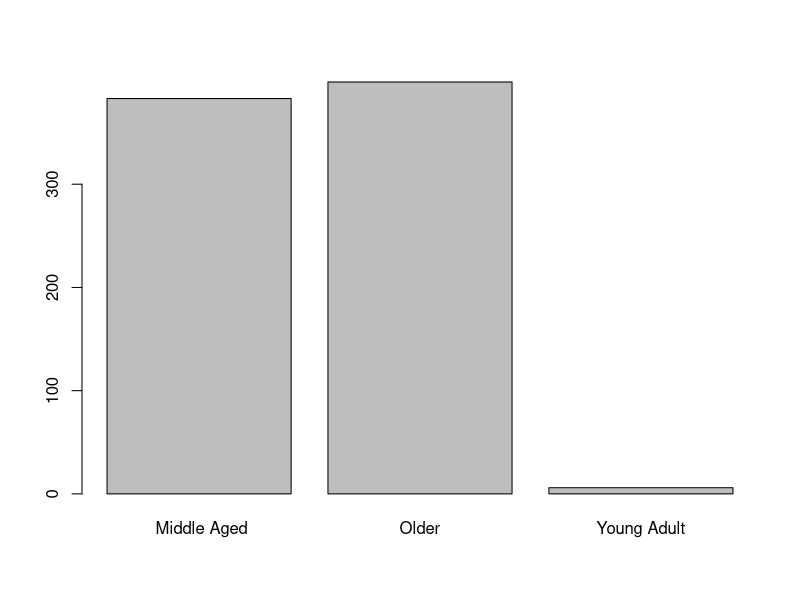
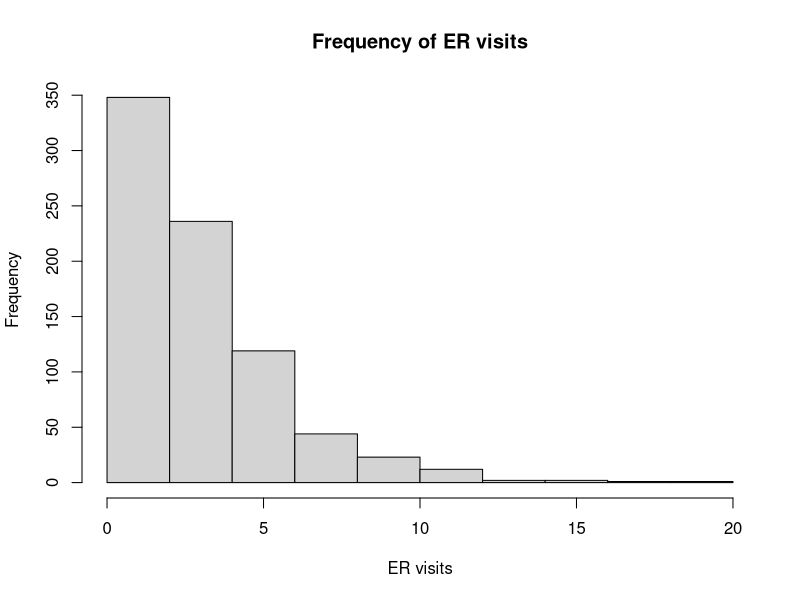
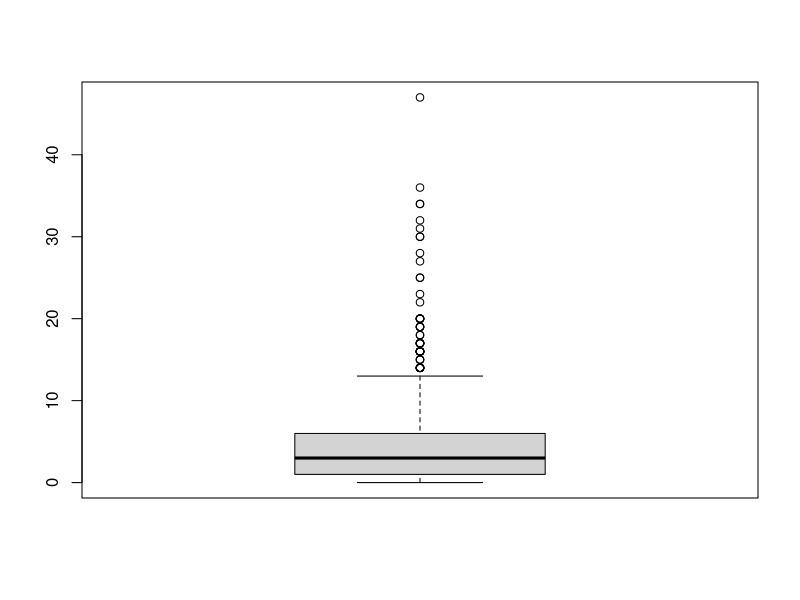

R code for these plots, in order:
#
#
#Arturo E Tapia 668309766 atapia25
#Project1
# 9.24.20
#stats 382


#part1 preparation
#1-3
setwd("D:/Arturo/Documents/Ischemic_Heart_Desease_Project")
Ischemic_Heart_Disease <- read.csv(file.path("Ischemic_Heart_Disease.csv"), sep = ",")
str(Ischemic_Heart_Disease)
summarydat <- summary(Ischemic_Heart_Disease)

#4
Ischemic_Heart_Disease[is.na(Ischemic_Heart_Disease)] <- 0
#I think this is bad to do as many of the NA could impede from the person getting help
# if they have NA  for drugs taken maybe its because they are allergic or have yet to start treatment

#5
Ischemic_Heart_Disease$Gender[Ischemic_Heart_Disease$Gender == 1] <- "Male"
Ischemic_Heart_Disease$Gender[Ischemic_Heart_Disease$Gender == 2] <- "Female"
Ischemic_Heart_Disease$Gender[Ischemic_Heart_Disease$Gender == 3] <- "Otherwise"
Ischemic_Heart_Disease$Gender <- as.factor(Ischemic_Heart_Disease$Gender)
class(Ischemic_Heart_Disease$Gender)

#6
Ischemic_Heart_Disease$Age_category <- ifelse(Ischemic_Heart_Disease$Age < 40, "Young Adult", "Adult")
Ischemic_Heart_Disease$Age_category[Ischemic_Heart_Disease$Age_category == "Adult" &  Ischemic_Heart_Disease$Age >= 60]  <- "Older"
Ischemic_Heart_Disease$Age_category[Ischemic_Heart_Disease$Age_category == "Adult" &  Ischemic_Heart_Disease$Age <= 59 & Ischemic_Heart_Disease$Age >= 40 ]  <- " Middle Aged"


#part2
#7-11
max(Ischemic_Heart_Disease$Total.Claim.Cost)
min(Ischemic_Heart_Disease$Total.Claim.Cost)
sum(Ischemic_Heart_Disease$Total.Claim.Cost)
mean(Ischemic_Heart_Disease$Total.Claim.Cost)
sd(Ischemic_Heart_Disease$Total.Claim.Cost)
age_table <- table(Ischemic_Heart_Disease$Gender)
agefrequencytable <- prop.table(age_table)

#12-14
age_Q1 <- quantile(Ischemic_Heart_Disease$Age,.25)
age_Q3 <- quantile(Ischemic_Heart_Disease$Age,.75)
age_lowerfence <- age_Q1 - (1.5 * (age_Q3 - age_Q1))
age_upperfence <- age_Q3 + (1.5 * (age_Q3 - age_Q1))

Intervention_Q1 <- quantile(Ischemic_Heart_Disease$Interventions ,.25)
Intervention_Q3 <- quantile(Ischemic_Heart_Disease$Interventions ,.75)
Intervention_lowerfence <- Intervention_Q1 - (1.5 * (Intervention_Q3 - Intervention_Q1))
Intervention_upperfence <- Intervention_Q3 + (1.5 * (Intervention_Q3 - Intervention_Q1))

ER_Q1 <- quantile(Ischemic_Heart_Disease$ER.Visits ,.25)
ER_Q3 <- quantile(Ischemic_Heart_Disease$ER.Visits ,.75)
ER_lowerfence <- ER_Q1 - (1.5 * (ER_Q3 - ER_Q1))
ER_upperfence <- ER_Q3 + (1.5 * (ER_Q3 - ER_Q1))

age_dataframe <- subset(Ischemic_Heart_Disease, Ischemic_Heart_Disease$Age <= age_lowerfence | Ischemic_Heart_Disease$Age >= age_upperfence)
Intervention_dataframe <- subset(Ischemic_Heart_Disease, Ischemic_Heart_Disease$Interventions <= Intervention_lowerfence | Ischemic_Heart_Disease$Interventions >= Intervention_upperfence)
ER_dataframe <- subset(Ischemic_Heart_Disease, Ischemic_Heart_Disease$ER.Visits <= ER_lowerfence | Ischemic_Heart_Disease$ER.Visits >= ER_upperfence)
#15-16
summary(age_dataframe$Total.Claim.Cost)
sd(age_dataframe$Total.Claim.Cost)
summary(Intervention_dataframe$Total.Claim.Cost)
sd(Intervention_dataframe$Total.Claim.Cost)
summary(ER_dataframe$Total.Claim.Cost)
sd(ER_dataframe$Total.Claim.Cost)
summary(Ischemic_Heart_Disease$Total.Claim.Cost)
sd(Ischemic_Heart_Disease$Total.Claim.Cost)

age_outlier_table <- table(age_dataframe$Gender)
Intervention_outlier_table <- table(Intervention_dataframe$Gender)
ER_outlier_table <- table(ER_dataframe$Gender)
prop.table(age_outlier_table)
prop.table(Intervention_outlier_table)
prop.table(ER_outlier_table)
agefrequencytable



#17
count <- nrow(Ischemic_Heart_Disease)
totalcount <- 0
for(i in 1:count){
  if(Ischemic_Heart_Disease$Drugs[i] > 1)
    totalcount <- totalcount + 1
}

#18

Interactions <- 0
Ischemic_Heart_Disease <- cbind(Ischemic_Heart_Disease,Interactions)

for(j in 1:count){
  Ischemic_Heart_Disease$Interactions[j] <- Ischemic_Heart_Disease$Interventions[j] + Ischemic_Heart_Disease$ER.Visits[j]
  
}


#PART 3 GRAPHS

Age_category_table <- table(Ischemic_Heart_Disease$Age_category)
barplot(Age_category_table)
#A majority of those with heart disease are over the age of 40 as
#the biggest values consist of middle aged and older people
hist(Ischemic_Heart_Disease$ER.Visits,main = "Frequency of ER visits" ,xlab = "ER visits")
#It seems that most of the people on this list very rarely need to 
#to the ER, most likely when they first experience symptoms for heart desease
boxplot(Ischemic_Heart_Disease$Interventions)


